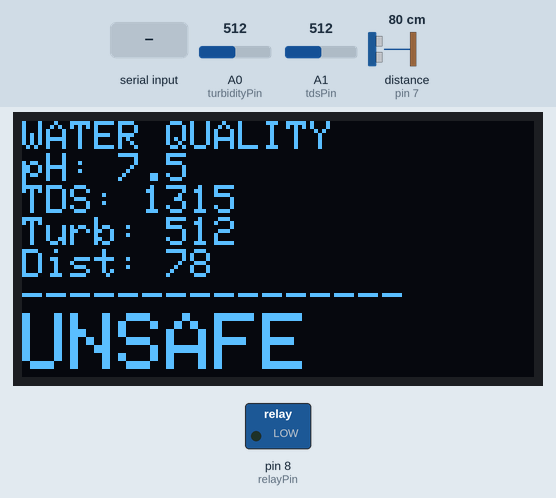
Simulated run of this sketch. Board: Arduino Uno, built with avr-gcc and run on an emulated ATmega328P. Shown: 128×64 one-colour display, switched loads named in the sketch (green lamp = pin HIGH). Wiring (inferred from the names in the program): ultrasonic range finder: trigger pin 9; echo pin 7. Inputs (shaded band) come from the test bench; at power-on: distance to the obstacle (sensor on pin 7) 80 cm, A0 (turbidityPin) = 512, A1 (tdsPin) = 512. The echo pulse lasts 58.3 µs per cm; random numbers use the default seed unless the sketch sets one; pins used as bus, display or sensor lines are not drawn; what the sketch prints to the serial monitor is not drawn.

Above: at 1.2 s.
1.3 s: "1\n" received over Serial
At 2.1 s:
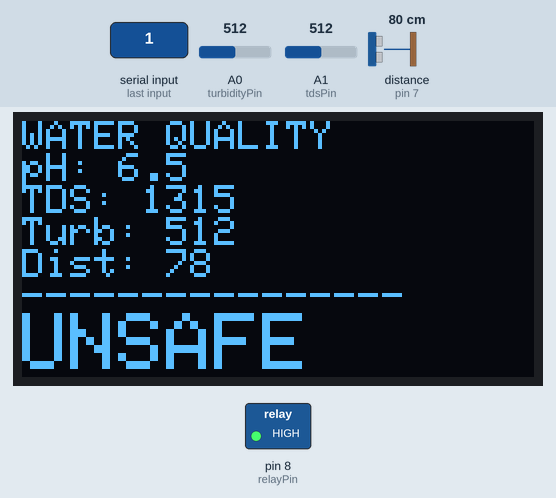
4.4 s: distance to the obstacle (sensor on pin 7) set to 2 cm
At 5.2 s:
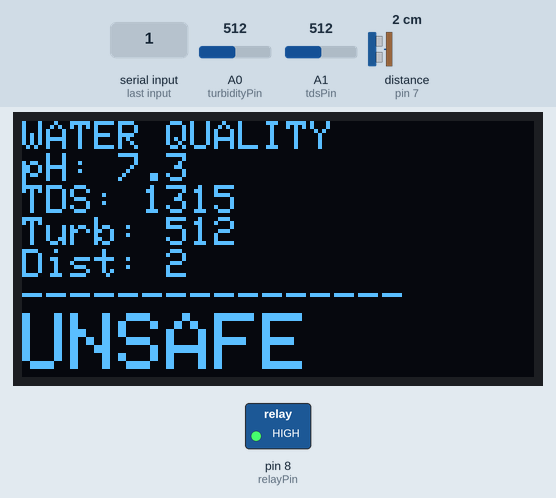
6.9 s: A0 (turbidityPin) set to 490
At 7.5 s:
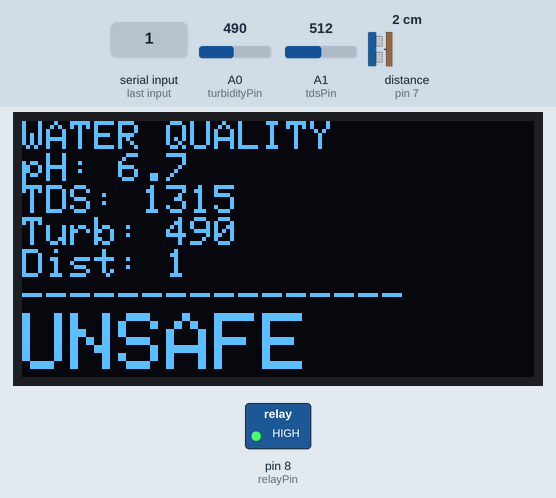
9.1 s: A1 (tdsPin) set to 490
At 10.6 s:
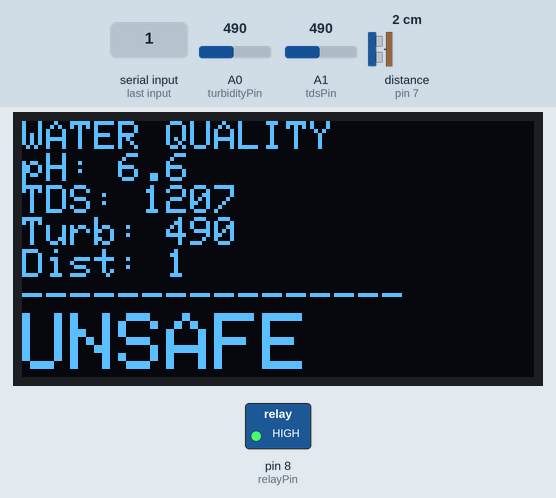
11.2 s: distance to the obstacle (sensor on pin 7) set to 18 cm
At 11.8 s:
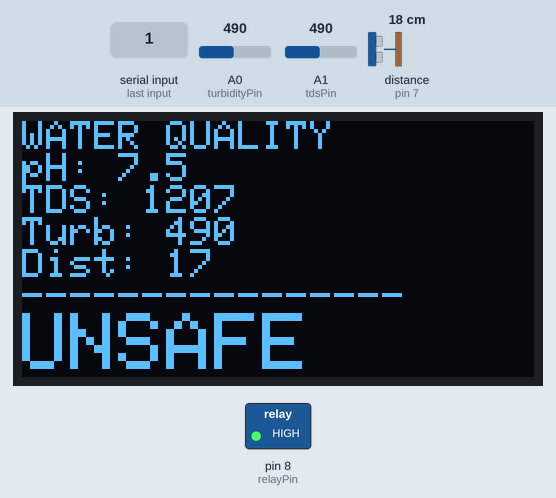
13.4 s: A0 (turbidityPin) set to 510
At 13.9 s:
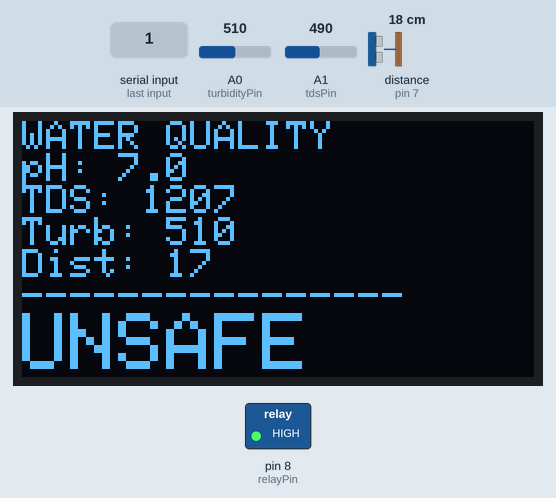
Timing chart, 0 to 16.4 s (numbered marks = the images above; inputs shaded):
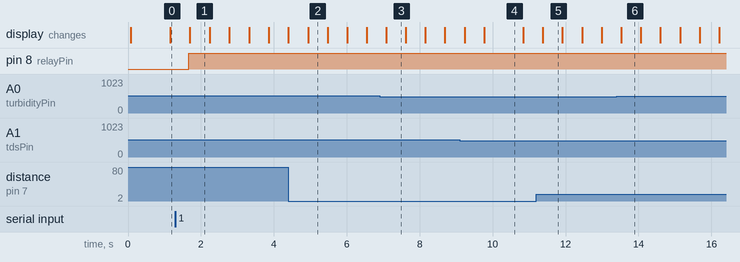

Measured:
- after the input at 1.3 s, pin 8 (relayPin): LOW → HIGH after 0.36 s
- what the display in image 1 shows lasts 0.5 s, from 1.7 s to 2.2 s
- what the display in image 4 shows lasts 1.0 s, from 9.8 s to 10.8 s

The sketch:

water_quality_console_arduino.ino
```cpp
#include <SoftwareSerial.h>
#include <Wire.h>
#include <Adafruit_GFX.h>
#include <Adafruit_SSD1306.h>

// ---------- pH SENSOR ----------
SoftwareSerial sensorSerial(10, 11);
String rawPH = "0.00";
float pHValue = 7.0;

// ---------- OLED ----------
#define SCREEN_WIDTH 128
#define SCREEN_HEIGHT 64
Adafruit_SSD1306 display(SCREEN_WIDTH, SCREEN_HEIGHT, &Wire, -1);

// ---------- PINS ----------
const int relayPin = 8;
const int trigPin = 9;
const int echoPin = 7;
const int turbidityPin = A0;
const int tdsPin = A1;

// ---------- VARIABLES ----------
bool blynkRelayCmd = false;

// ---------- SETUP ----------
void setup() {
  Serial.begin(9600);        // ESP communication
  sensorSerial.begin(9600);

  pinMode(relayPin, OUTPUT);
  pinMode(trigPin, OUTPUT);
  pinMode(echoPin, INPUT);

  digitalWrite(relayPin, LOW);

  display.begin(SSD1306_SWITCHCAPVCC, 0x3C);
  display.clearDisplay();
  display.setTextSize(1);
  display.setTextColor(WHITE);

  randomSeed(analogRead(A3));
}

// ---------- ULTRASONIC ----------
int getDistance() {
  long duration;
  digitalWrite(trigPin, LOW);
  delayMicroseconds(2);
  digitalWrite(trigPin, HIGH);
  delayMicroseconds(10);
  digitalWrite(trigPin, LOW);

  duration = pulseIn(echoPin, HIGH);
  return duration * 0.034 / 2;
}

// ---------- LOOP ----------
void loop() {

  // ===== RECEIVE RELAY COMMAND FROM ESP =====
  if (Serial.available()) {
    String cmd = Serial.readStringUntil('\n');
    cmd.trim();

    if (cmd == "1") blynkRelayCmd = true;
    if (cmd == "0") blynkRelayCmd = false;
  }

  // ===== RANDOM pH VALUE =====
  pHValue = random(65, 76) / 10.0;
  rawPH = String(pHValue, 1);

  // ===== OTHER SENSORS =====
  int turbRaw = analogRead(turbidityPin);
  int tdsRaw = analogRead(tdsPin);

  float voltage = tdsRaw * 5.0 / 1024.0;
  float tdsPpm = (133.42 * pow(voltage, 3)
                 - 255.86 * pow(voltage, 2)
                 + 857.39 * voltage) * 0.5;

  int distance = getDistance();
  bool glassDetected = distance < 10;

  bool safe = (turbRaw < 400 && tdsPpm < 500 &&
               pHValue >= 6.5 && pHValue <= 8.5 && glassDetected);

  // ===== RELAY CONTROL =====
  if (safe) {
    digitalWrite(relayPin, HIGH);
    delay(3000);
    digitalWrite(relayPin, LOW);
  }
  else if (blynkRelayCmd) {
    digitalWrite(relayPin, HIGH);
  } else {
    digitalWrite(relayPin, LOW);
  }

  String status = safe ? "SAFE" : "UNSAFE";

  // ===== SEND DATA TO ESP =====
  Serial.print(rawPH);
  Serial.print(",");
  Serial.print(tdsPpm);
  Serial.print(",");
  Serial.print(turbRaw);
  Serial.print(",");
  Serial.print(glassDetected);
  Serial.print(",");
  Serial.println(status);

  updateDisplay(turbRaw, tdsPpm, rawPH, distance, status);

  delay(500);
}

// ---------- OLED ----------
void updateDisplay(int turb, float tds, String rawPH, int dist, String status) {
  display.clearDisplay();
  display.setCursor(0, 0);

  display.println("WATER QUALITY");
  display.print("pH: "); display.println(rawPH);
  display.print("TDS: "); display.println(tds, 0);
  display.print("Turb: "); display.println(turb);
  display.print("Dist: "); display.println(dist);

  display.println("----------------");

  display.setTextSize(2);
  display.println(status);
  display.setTextSize(1);

  display.display();
}
```
